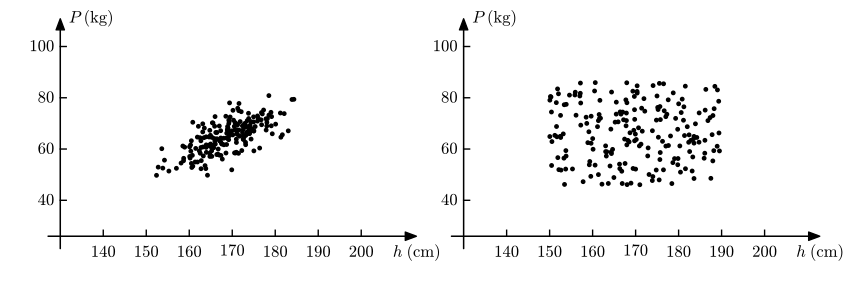

Recreate this plot in Python.
import matplotlib.pyplot as plt
import numpy as np
from scipy.stats import multivariate_normal
from scipy.stats import uniform
import math
import matplotlib.colors as colors


from matplotlib import cm
from matplotlib import rc

__author__ = 'ernesto'

# if use latex or mathtext
rc('text', usetex=False)
rc('mathtext', fontset='cm')

# auxiliar function for plot ticks of equal length in x and y axis despite its scales.
def convert_display_to_data_coordinates(transData, length=10):
    # create a transform which will take from display to data coordinates
    inv = transData.inverted()
    # transform from display coordinates to data coordinates in x axis
    data_coords = inv.transform([(0, 0), (length, 0)])
    # get the length of the segment in data units
    yticks_len = data_coords[1, 0] - data_coords[0, 0]
    # transform from display coordinates to data coordinates in y axis
    data_coords = inv.transform([(0, 0), (0, length)])
    # get the length of the segment in data units
    xticks_len = data_coords[1, 1] - data_coords[0, 1]
    return xticks_len, yticks_len


#####################################
# PARAMETERS - This can be modified #
#####################################

# media altura y peso
mu_a = 170
mu_p = 66
delta_a = 20
delta_p = 20
rho = 0.7
N = 200

#####################
# END OF PARAMETERS #
#####################

# distribución normal
# varianza de la altura y el peso
var_a = (delta_a / 3) ** 2
var_p = (delta_p / 3) ** 2
# vector de media y matriz de covarianza
cov_ap = rho * math.sqrt(var_a * var_p)
C = [[var_p, cov_ap], [cov_ap, var_a]]
print(C)
mu = [mu_p, mu_a]

nrv = multivariate_normal(mu, C)
ns = nrv.rvs(N)
nw = ns[:, 0]
na = ns[:, 1]

# distribución uniforme
urv = uniform(loc=mu_p - delta_p, scale=2 * delta_p)
up = urv.rvs(N)
urv = uniform(loc=mu_a - delta_a, scale=2 * delta_a)
ua = urv.rvs(N)

# abscissa values
xmin = mu_a - 2 * delta_a
xmax = mu_a + 2 * delta_a
ymin = mu_p - 2 * delta_p
ymax = mu_p + 2 * delta_p


# axis parameters
dx = 3
xmin_ax = xmin - dx
xmax_ax = xmax + dx

dx = 5
ymin_ax = ymin - dx
ymax_ax = ymax + dx

# length of the ticks for all subplot (6 pixels)
display_length = 6  # in pixels
# x ticks labels margin
xtm = 8
ytm = 2
# font size
fontsize = 12
# colors from coolwarm
cNorm = colors.Normalize(vmin=0, vmax=1)
scalarMap = cm.ScalarMappable(norm=cNorm, cmap=cm.coolwarm)
col10 = scalarMap.to_rgba(0)
col20 = scalarMap.to_rgba(1)

fig = plt.figure(0, figsize=(10, 3), frameon=False)
ax = plt.subplot2grid((1, 4), (0, 0), rowspan=1, colspan=2)

plt.xlim(xmin_ax, xmax_ax)
plt.ylim(ymin_ax, ymax_ax)

# horizontal and vertical ticks length
xtl, ytl = convert_display_to_data_coordinates(ax.transData, length=display_length)

# axis arrows
plt.annotate("", xytext=(xmin_ax, ymin), xycoords='data', xy=(xmax_ax, ymin), textcoords='data',
             arrowprops=dict(width=0.1, headwidth=6, headlength=8, facecolor='black', shrink=0.002))
plt.annotate("", xytext=(xmin, ymin_ax), xycoords='data', xy=(xmin, ymax_ax), textcoords='data',
             arrowprops=dict(width=0.1, headwidth=6, headlength=8, facecolor='black', shrink=0.002))

plt.plot(na, nw, 'k.', ms=5)

# xlabel
plt.text(xmax_ax, ymin-xtm, '$h\;(\\mathrm{cm})$', fontsize=fontsize, ha='center', va='baseline')
# ylabel
plt.text(xmin+ytm, ymax_ax, '$P\;(\\mathrm{kg})$', fontsize=fontsize, ha='left', va='center')

# xtickslabels
xt = np.arange(140, 210, 10)
plt.plot([xt, xt], [ymin, ymin + xtl], 'k', lw=1)
for x in xt:
    plt.text(x, ymin-xtm, '${}$'.format(x), fontsize=fontsize, ha='center', va='baseline')

# ytickslabels
yt = np.arange(40, 120, 20)
plt.plot([xmin, xmin + ytl], [yt, yt], 'k', lw=1)
for y in yt:
    plt.text(xmin-ytl, y, '${}$'.format(y), fontsize=fontsize, ha='right', va='center')

plt.axis('off')


##
ax = plt.subplot2grid((1, 4), (0, 2), rowspan=1, colspan=2)

plt.xlim(xmin_ax, xmax_ax)
plt.ylim(ymin_ax, ymax_ax)

# horizontal and vertical ticks length
xtl, ytl = convert_display_to_data_coordinates(ax.transData, length=display_length)

# axis arrows
plt.annotate("", xytext=(xmin_ax, ymin), xycoords='data', xy=(xmax_ax, ymin), textcoords='data',
             arrowprops=dict(width=0.1, headwidth=6, headlength=8, facecolor='black', shrink=0.002))
plt.annotate("", xytext=(xmin, ymin_ax), xycoords='data', xy=(xmin, ymax_ax), textcoords='data',
             arrowprops=dict(width=0.1, headwidth=6, headlength=8, facecolor='black', shrink=0.002))

plt.plot(ua, up, 'k.', ms=5)

# xlabel
plt.text(xmax_ax, ymin-xtm, '$h\;(\\mathrm{cm})$', fontsize=fontsize, ha='center', va='baseline')
# ylabel
plt.text(xmin+ytm, ymax_ax, '$P\;(\\mathrm{kg})$', fontsize=fontsize, ha='left', va='center')

# xtickslabels
xt = np.arange(140, 210, 10)
plt.plot([xt, xt], [ymin, ymin + xtl], 'k', lw=1)
for x in xt:
    plt.text(x, ymin-xtm, '${}$'.format(x), fontsize=fontsize, ha='center', va='baseline')

# ytickslabels
yt = np.arange(40, 120, 20)
plt.plot([xmin, xmin + ytl], [yt, yt], 'k', lw=1)
for y in yt:
    plt.text(xmin-ytl, y, '${}$'.format(y), fontsize=fontsize, ha='right', va='center')

plt.axis('off')

# save as pdf image
plt.savefig('problem_10_11.pdf', bbox_inches='tight')

plt.show()
